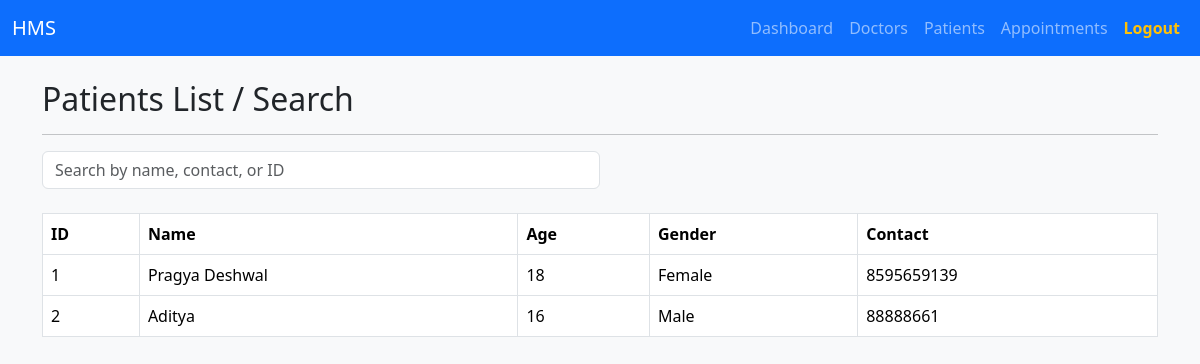
/admin/patients (signed in), run on the app's committed database.
### tables this page shows
CREATE TABLE patients (
            id INTEGER PRIMARY KEY AUTOINCREMENT,
            name TEXT,
            age INTEGER,
            gender TEXT,
            contact TEXT,
            user_ref INTEGER UNIQUE, email TEXT,
            FOREIGN KEY (user_ref) REFERENCES users(id)
        );

### controllers/admin.py (the view, shortened to what this page needs)
@admin_blueprint.route("/patients", methods=["GET", "POST"])
@admin_required
def patients_list():
    conn = start_connection()
    cur = conn.cursor()
    query = "SELECT * FROM patients"
    params = ()
    cur.execute(query, params)
    patients = cur.fetchall()
    return render_template("admin/patient_list.html", patients=patients)

### app.py (called while the page is built)
@app.teardown_appcontext
def teardown_database(exception):
    close_connection()

### controllers/admin.py (called while the page is built)
def admin_required(route_function):
    @wraps(route_function)
    def wrapper(*args, **kwargs):
        if session.get("role") != "admin":
            flash("Cannot access! Unauthorized user! Admin login required.", "error")
            return redirect("/login")
        return route_function(*args, **kwargs)
    return wrapper

### database.py (called while the page is built)
def start_connection():     #If connection does not exist, create a new one
    conn = getattr(g, "db_connection", None)
    if conn is None:
        conn = sqlite3.connect(db)
        conn.row_factory = sqlite3.Row
        g.db_connection = conn
    return g.db_connection

def close_connection(error=None):
    conn = getattr(g, "db_connection", None)
    if conn is not None:
        conn.close()

### templates/admin/patient_list.html (shortened to what this page needs)
{% extends "layout.html" %}
{% block content %}
<h2>Patients List / Search</h2>
<hr>
<form method="POST" class="mb-4 w-50">
    <input
        type="text"
        class="form-control"
        name="search"
        placeholder="Search by name, contact, or ID"
    >
</form>
<table class="table table-bordered">
    <tr>
        <th>ID</th>
        <th>Name</th>
        <th>Age</th>
        <th>Gender</th>
        <th>Contact</th>
    </tr>
    {% for p in patients %}
    <tr>
        <td>{{ p.id }}</td>
        <td>{{ p.name }}</td>
        <td>{{ p.age }}</td>
        <td>{{ p.gender }}</td>
        <td>{{ p.contact }}</td>
    </tr>
    {% endfor %}
</table>
{% endblock %}

### static/css/custom.css (style rules this page uses)
body { background-color: #f7f9fc; }

### data on the page
patients: id "1", name "Pragya Deshwal", age "18", gender "Female", contact "8595659139"
patients: id "2", name "Aditya", age "16", gender "Male", contact "88888661"
